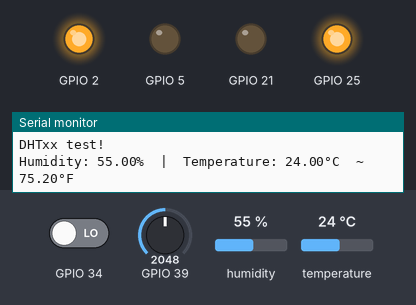
Bench run of a sketch on a simulated ESP32. Shown: output pins drawn as LEDs (lit = HIGH), the last lines printed to the serial monitor. Inputs (shaded band) come from the test bench; at power-on: GPIO 39 = 2048, GPIO 34 LOW, humidity 55 %, temperature 24 °C. WiFi joins after 1.5 s; servers stay silent unless stated; uploads are accepted with an empty reply.

Above: at 2.7 s.
2.8 s: GPIO 39 set to 360
At 4.2 s:
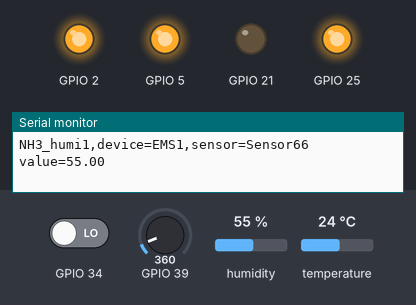
14.9 s: GPIO 39 set to 440
At 25.5 s:
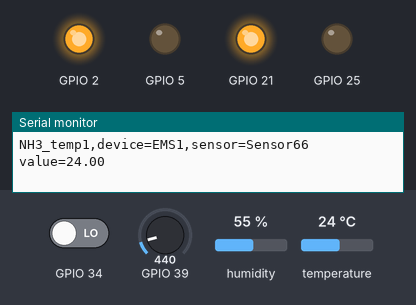
Timing chart, 0 to 30.0 s (numbered marks = the images above; inputs shaded):
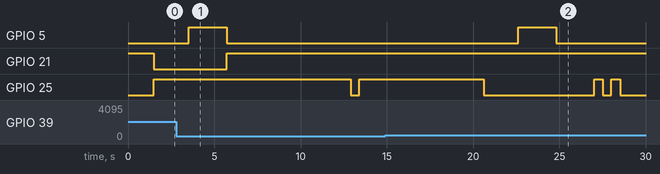

The sketch:

nh3_dht_280922.ino
```cpp
//FOR OTA************************************************
#include <WiFi.h>
#include <WebServer.h>
#include <HTTPClient.h>
#include <DHT.h>

//WIFI***********************************************
const char* ssid = "KFG_EMS_WIFI";
const char* password = "Kfg#2!EMS@Passw0rd";

//NH3************************************************
int sensorValue;
int digitalValue;
float ppm1;
float ppm2;
float ppml;
float ppmlow;
float multi3;

#define RL 47
#define m 0.253
#define b 0.42
#define Ro 20
//DHT************************************************
#define DHTPIN 4
#define DHTTYPE DHT22
DHT dht(DHTPIN, DHTTYPE);

//SERVER*********************************************
#define INFLUX "http://172.16.253.155:8086/write?db=kfg_ems"
#define DELAY 10000

String metrics;
void sendReadings(String post_data) {
  String dburl = INFLUX;
  HTTPClient http;
  http.begin(dburl);
  http.POST(post_data);
  http.end();
}
WebServer server(80);

/*
   setup function
*/
void setup(void) {
  pinMode(21, OUTPUT);
  pinMode(25, OUTPUT);
  pinMode(5, OUTPUT);
  pinMode(2, OUTPUT);
  // Connect to WiFi network
  Serial.begin(115200);
  digitalWrite(21, HIGH);
  WiFi.begin(ssid, password);

  while (WiFi.status() != WL_CONNECTED) {
    delay(500);
    Serial.println("Connecting to WiFi..");
  }

  Serial.println("Connected to the WiFi network");
  Serial.print("Connected to ");
  Serial.println(ssid);
  Serial.print("IP address: ");
  Serial.println(WiFi.localIP());
  digitalWrite(2, HIGH);
  digitalWrite(21, LOW);
  digitalWrite(25, LOW);

  digitalWrite(25, HIGH);
  Serial.begin(115200);
  Serial.println(F("DHTxx test!"));
  digitalWrite(5, LOW);
  dht.begin();


}

void loop(void) {
  //DHT******************************************************

  float humi = dht.readHumidity();

  float tempC = dht.readTemperature();

  float tempF = dht.readTemperature(true);


  if ( isnan(tempC) || isnan(tempF) || isnan(humi)) {
    Serial.println("Failed to read from DHT sensor!");
  } else {
    Serial.print("Humidity: ");
    Serial.print(humi);
    Serial.print("%");

    Serial.print("  |  ");

    Serial.print("Temperature: ");
    Serial.print(tempC);
    Serial.print("°C  ~  ");
    Serial.print(tempF);
    Serial.println("°F");

  }
  delay(2000);
  if ( humi > 0) {
    digitalWrite(5, HIGH);
    String metrics = "NH3_humi1,device=EMS1,sensor=Sensor66 value="    + String(humi, 2);
    sendReadings(metrics);
    Serial.println(metrics);
    delay(2000);
    digitalWrite(5, LOW);
  } else {
    Serial.println("Failed to read from DHT sensor!");
    digitalWrite(5, HIGH);
  }
  if ( tempC > 0) {
    digitalWrite(21, HIGH);
    String metrics = "NH3_temp1,device=EMS1,sensor=Sensor66 value="    + String(tempC, 2);
    sendReadings(metrics);
    Serial.println(metrics);
    delay(2000);
    digitalWrite(5, LOW);
  }else{
    Serial.println("Failed to read from DHT sensor!");
    digitalWrite(21, HIGH);
  }

  //NH3***************************************

  sensorValue = analogRead(39); // read analog input pin 0
  digitalValue = digitalRead(34);
  if (sensorValue > 400)
  {
    digitalWrite(25, HIGH);
    delay(500);
    digitalWrite(25, LOW);
    delay(500);
    digitalWrite(25, HIGH);
    delay(500);
    digitalWrite(25, LOW);
    delay(500);

    float analogIn =   sensorValue;
    float multi1 = analogIn * (3.3 / 4095.0);
    float multi2 = ((5 * RL) / multi1) - RL;
    float multi3 = multi2 / Ro;
    ppm1 = pow(10, ((log10 (multi3) - b) / m));
    Serial.print(ppm1);
    Serial.println("  ppm");
    delay(2000);
    String metrics = "NH31,device=EMS1,sensor=Sensor55 value="    + String(ppm1, 2);
    sendReadings(metrics);
    Serial.println(metrics);
    delay(2000);
    digitalWrite(25, LOW);
  }
  else if (sensorValue < 400) {
    digitalWrite(25, HIGH);
    delay(5000);
    digitalWrite(25, LOW);
    delay(500);
    digitalWrite(25, HIGH);
    float analogIn =   sensorValue;
    float multi1 = analogIn * (3.3 / 4095.0);
    float multi2 = ((5 * RL) / multi1) - RL;
    multi3 = multi2 / Ro;
    ppml = pow(10, ((log10 (multi3) - b) / m));
    Serial.println(ppml);
    Serial.print(multi3);
    Serial.println("  ppm");
    delay(2000);
    String metrics = "NH31,device=EMS1,sensor=Sensor55 value="    + String(multi3, 2);
    sendReadings(metrics);
    Serial.println(metrics);
    delay(5000);
    digitalWrite(25, LOW);
  } else {
    digitalWrite(25, LOW);
    delay(500);
    digitalWrite(25, HIGH);
    delay(500);
    digitalWrite(25, LOW);
    delay(500);
    digitalWrite(5, HIGH);
    //    Serial.print(sensorValue); // prints the value read
    //    Serial.println("...Sensor valu");
    //    delay(2000);
    //    Serial.print(digitalValue);
    //    Serial.println("...digital valu");
    //    delay(1000);
    ppmlow = (multi3 * 1);
    delay(5000);
    String metrics = "NH3_2,device=EMS1,sensor=Sensor02 value="    + String(ppmlow, 2);
    sendReadings(metrics);
    Serial.println(metrics);
    delay(2000);
    digitalWrite(25, LOW);
  }
}
```
